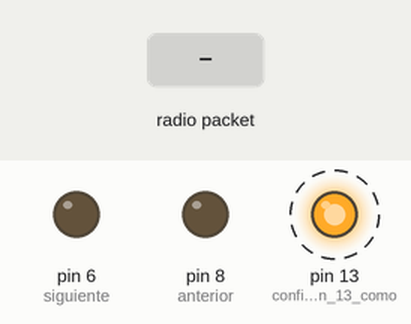
This sketch was run on a simulated Arduino Uno, built with avr-gcc and run on an emulated ATmega328P. On the bench: output pins drawn as LEDs (lit = HIGH). Dashed ring = blinking. The test bench sets the inputs (shaded band). No radio packets arrive unless stated.

Above: at 1.06 s.
1.3 s: radio packet "X" arrives
At 1.43 s:
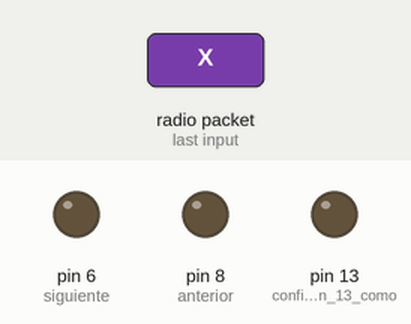
At 1.9 s:
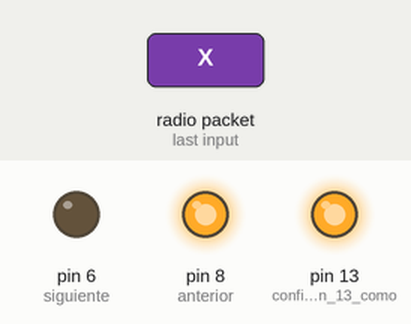
4.3 s: radio packet "S" arrives
At 4.62 s:
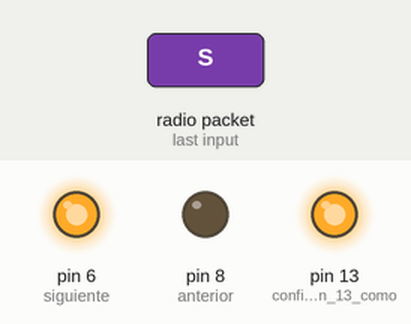
Timing chart, 0 to 13.3 s (numbered marks = the images above; inputs shaded):
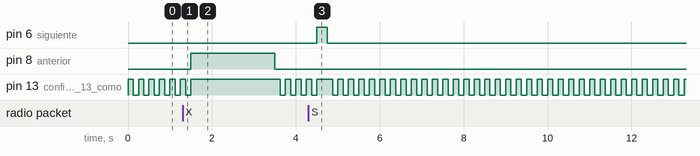

Measured:
- after the input at 1.3 s, pin 8 (anterior): LOW → HIGH after 0.20 s, → LOW 2.0 s later
- after the input at 4.3 s, pin 6 (siguiente): LOW → HIGH after 0.20 s, → LOW 0.25 s later

The sketch:

maletin_nanoIN.ino
```cpp
#include <VirtualWire.h>

int clk = 2;

int rst = 4;

int siguiente = 6;

int anterior = 8;

char senal = 'W';

int estado = 0;

void setup()
{
    Serial.begin(9600);  // abre el puerto de serie
//    Serial.println("Receptor listo"); //Imprime "listo" en el monitor serial
    pinMode(13, OUTPUT); //configura el pin 13 como salida, se usara el led integrado.
    pinMode(clk,OUTPUT);
    pinMode(rst,OUTPUT);
    pinMode(anterior,OUTPUT);
    pinMode(siguiente,OUTPUT);
    vw_set_rx_pin(12);       //Configura el pin 12 como TX
    vw_set_ptt_inverted(true); //Requerido para DR3100
    vw_setup(4000);      //  Bits por segundo
    vw_rx_start();       // Inciar el receptor
}

void loop()
{
    digitalWrite(13, HIGH);      // Parpadeo para mostrar actividad
    uint8_t buf[VW_MAX_MESSAGE_LEN]; //Almacenar en buffer los datos recibidos
    uint8_t buflen = VW_MAX_MESSAGE_LEN; //Determina el numero de caracteres recibidos
    if (vw_get_message(buf, &buflen)) // Si hay un mensaje recibido ejecuta...
    {
  int i;
  //      Serial.print("Rx: "); //imprime Rx en el monitor serial

  for (i = 0; i < buflen; i++)  //rutina para impresion del mensaje recibido
  {
            char c = (buf[i]); // guarda el caracter recibido para despues imprimirlo
 //           Serial.print(c); //imprime el caracter recibido en el monitor serial
 //     Serial.print(" "); //deja un espacio en el monitor serial

      if( c == 'P' && senal != c && estado == 0){

   //     Serial.print("entre p");

        digitalWrite(clk , HIGH );

        delay (2000);

        digitalWrite(clk , LOW );

        senal = c;

        estado++;

        }

      if( c == 'T' && senal != c && estado == 1){

  //      Serial.print("entre t");

        digitalWrite(clk , HIGH );

        delay (2000);

        digitalWrite(clk , LOW );

        senal = c;

        estado++;

        }

      if( c == 'M' && senal != c && estado == 2){

   //     Serial.print("entre m");

        digitalWrite(clk , HIGH );

        delay (2000);

        digitalWrite(clk , LOW );

        senal = c;

        estado++;

        }

      if( c == 'R') {

  //      Serial.print("entre r");

        digitalWrite(rst , HIGH );

        delay (2000);

        digitalWrite(rst , LOW );

        senal = 'W';

        estado = 0;

        }

      if( c == 'S' && senal != c){

        digitalWrite(siguiente , HIGH );

        delay (250);

        digitalWrite(siguiente , LOW );

        senal = c;

        }

      if ( c == 'X' &&  senal != c){

        digitalWrite(anterior , HIGH );

        delay (2000);

        digitalWrite(anterior , LOW );

        senal = c;

        }

  }

//  Serial.println("");   // salto de linea monitor serial
    }

delay(125);                 // Pausa antes repetir el ciclo
digitalWrite(13, LOW);      // Parpadeo para mostrar actividad
delay(125);                 // Pausa antes repetir el ciclo
}
```
